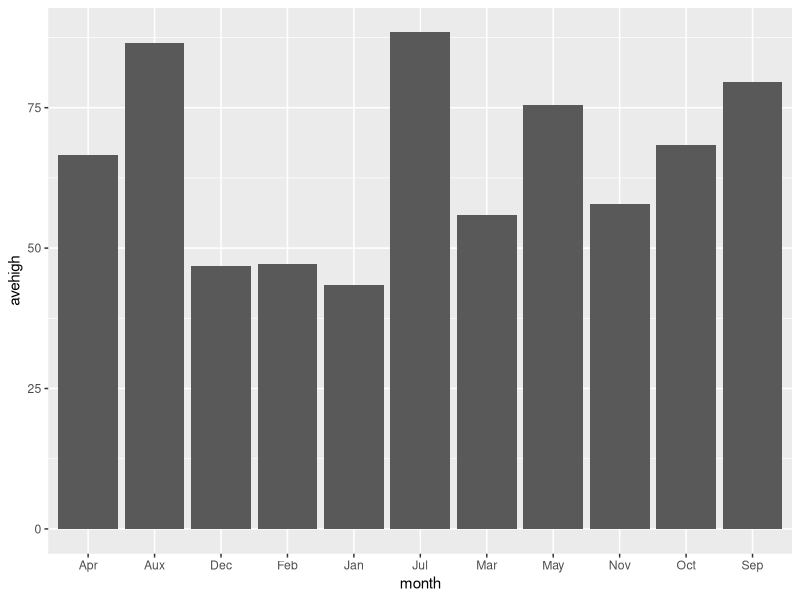
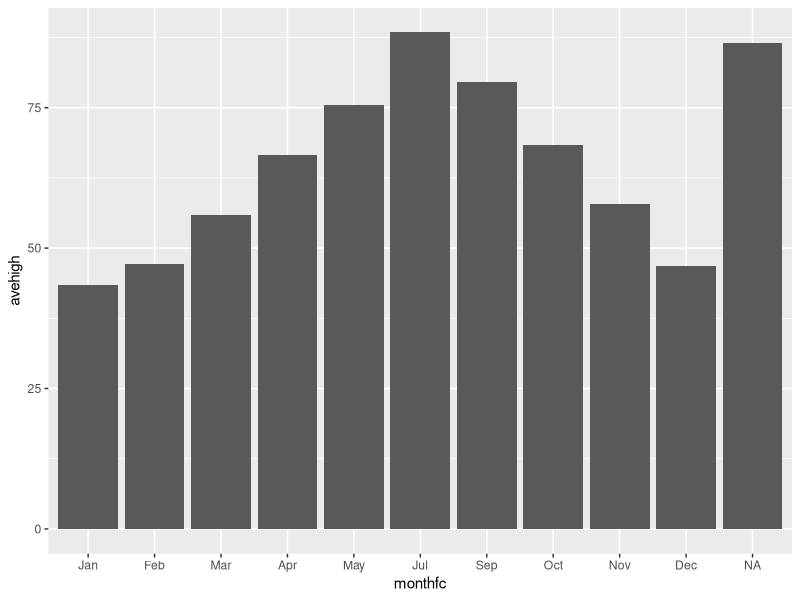
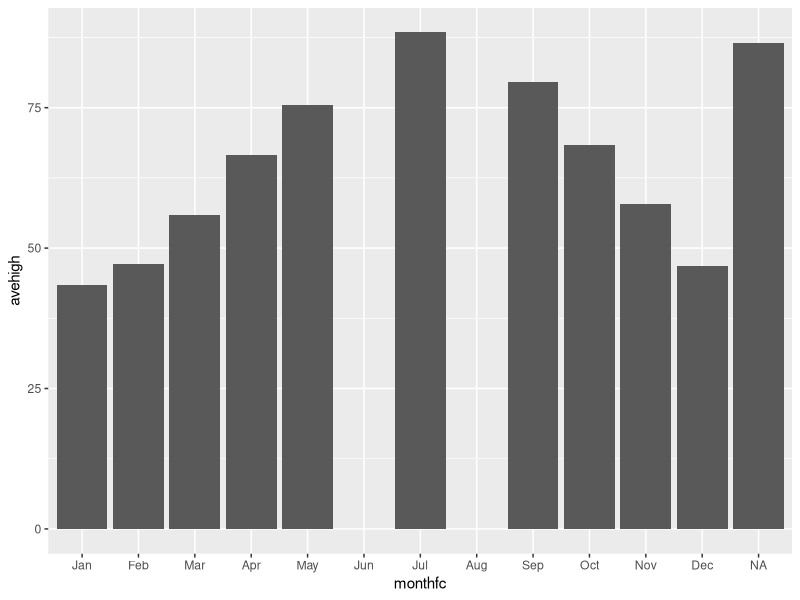
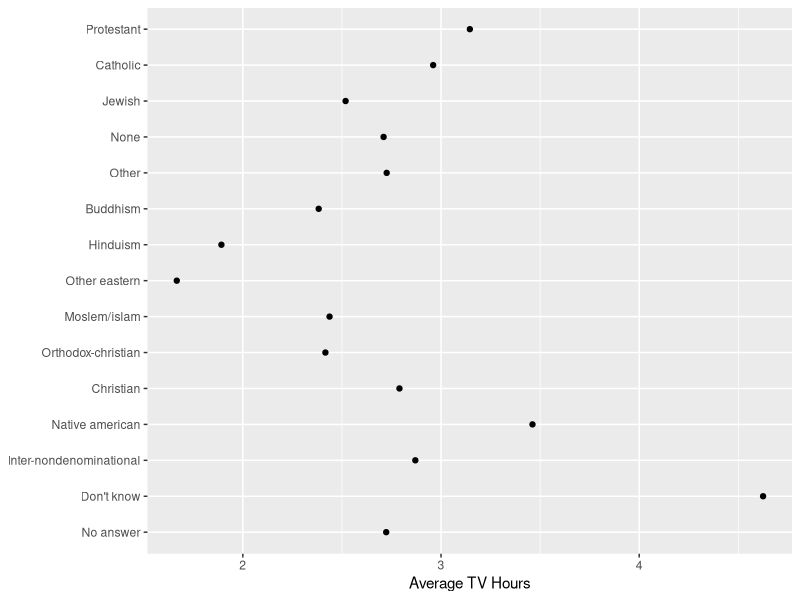
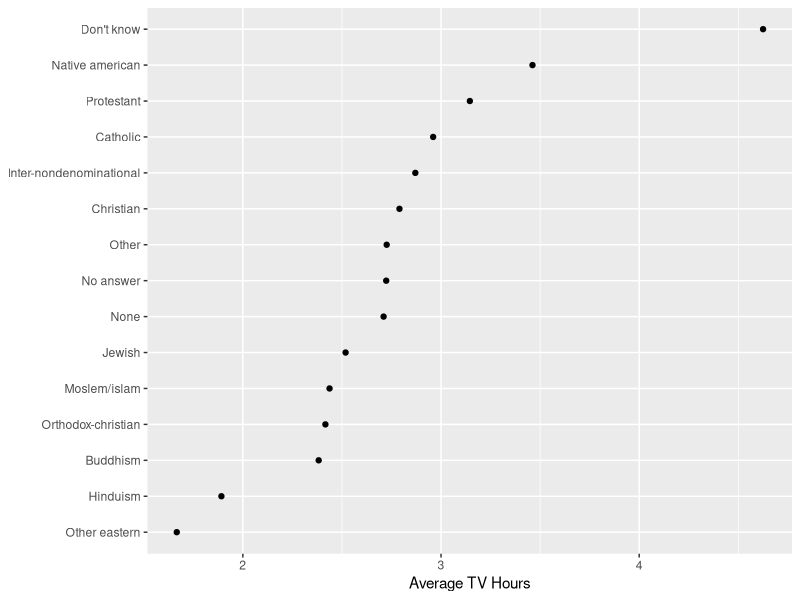
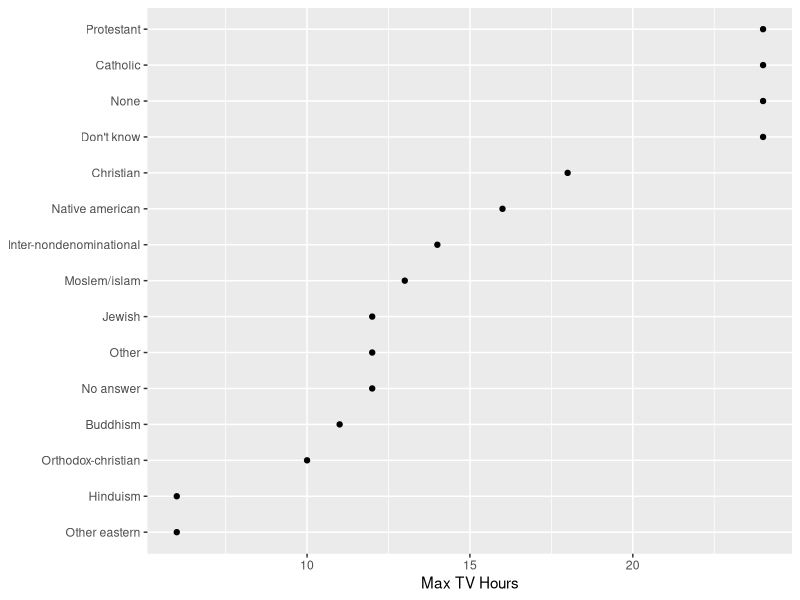
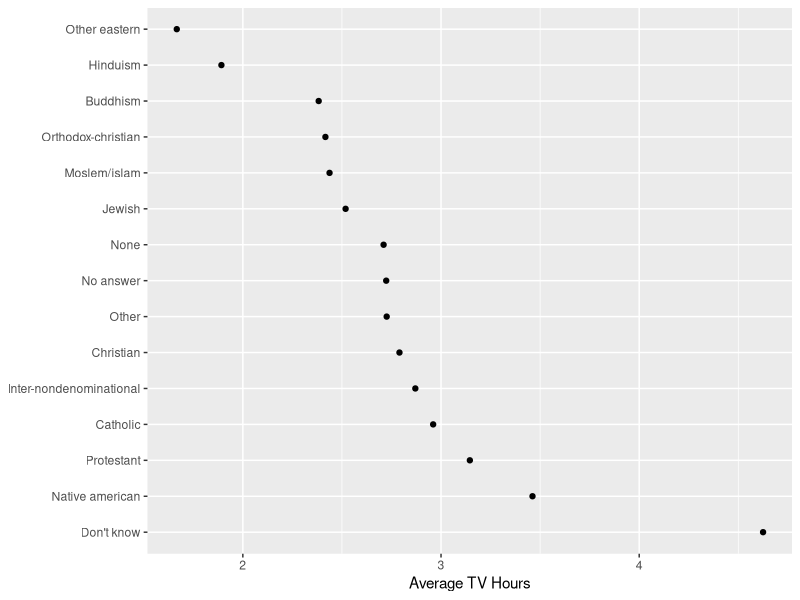

Here is the R script that generated these plots, in order:
## ---- chunk 1
knitr::opts_chunk$set(eval = TRUE,
                      echo = TRUE,
                      message = FALSE, 
                      warning = FALSE)
## ---- chunk 2
    library(tidyverse)
    dcclimate <- tribble(~month, ~avehigh,
                         ##----/---------
                         "Jan",  43.4,
                         "Feb",  47.1,
                         "Mar",  55.9,
                         "Apr",  66.6,
                         "May",  75.4,
                         "Jul",  88.4,
                         "Aux",  86.5,
                         "Sep",  79.5,
                         "Oct",  68.4,
                         "Nov",  57.9,
                         "Dec",  46.8)
    head(dcclimate)
## ---- chunk 3
    ggplot(dcclimate, aes(x = month, y = avehigh)) +
      geom_col()
## ---- chunk 4
    x  <- c("51", "32", "15", "2", "32")
    xf <- parse_factor(x)
    x
    class(x)
    as.numeric(x)
    
    xf
    class(xf)
    typeof(xf)
    levels(xf)
    as.numeric(xf)
## ---- chunk 5
    as.numeric(c("Hello", "Goodbye", "Hello"))
    as.numeric(factor(c("Hello", "Goodbye", "Hello")))
    as.numeric(parse_factor(c("Hello", "Goodbye", "Hello")))
## ---- chunk 6
    fac1 <- factor(c("x1", "x2", "x3", "X5"))
    fac2 <- factor(c("y1", "y2", "y3"))
    c(levels(fac1),levels(fac2)) # just the character representation of the levels
    str(c(levels(fac1),levels(fac2)))
    c(fac1, fac2)
    str(c(fac1, fac2))
    str(c(as.numeric(fac1),as.numeric(fac2)))
    str(c(as.integer(fac1),as.integer(fac2)))
## ---- chunk 7
    xf
    levels(xf)
    parse_number(levels(xf)) 
## ---- chunk 8
    xf             # five observations of four levels
    as.numeric(xf) # see the integer representation: 1,2,3,4,2
    xf[xf]         # [xf] extracts the values using the integer representation
    levels(xf)     # get the levels
    levels(xf)[xf] # use recycling to extract the levels based on the vector's values 
    class(levels(xf)[xf]) # this is now a character vector
## ---- chunk 9
    parse_number(levels(xf)[xf])
    # to confirm
    class(parse_number(levels(xf)[xf]))
## ---- chunk 10
    monthvec <- c("Jan", "Feb", "Mar", "Apr", "May", "Jun", 
                  "Jul", "Aug", "Sep", "Oct", "Nov", "Dec")
    
    # or consider using month.abb to eliminate typos...
    #  a built in constant for the month abbreviations
    month.abb
    monthvec <- month.abb 
   
    dcclimate %>%
      mutate(monthfc = factor(month, levels = monthvec)) ->
      dcclimate
    
    dcclimate %>%
      mutate(monthfc2 = parse_factor(month, levels = monthvec)) ->
      dcclimate
    
    dcclimate$monthfc
    as.integer(dcclimate$monthfc)
    dcclimate$monthfc2
    as.integer(dcclimate$monthfc2)
## ---- chunk 11
    x <- c("A", "string", "vector", "is", "a", "string", "vector")
    factor(x)
    sort(unique(x))
    parse_factor(x)
## ---- chunk 12
    levels(dcclimate$monthfc)
## ---- chunk 13
    fct_unique(dcclimate$monthfc)
    fct_count(dcclimate$monthfc)
## ---- chunk 14
    nlevels(dcclimate$monthfc)
## ---- chunk 15
    ggplot(dcclimate, aes(x = monthfc, y = avehigh)) +
      geom_col()
## ---- chunk 16
    ggplot(dcclimate, aes(x = monthfc, y = avehigh)) +
      geom_col() +
      scale_x_discrete(drop = FALSE)
## ---- chunk 17
    data(gss_cat)
    head(gss_cat)
    glimpse(gss_cat)
## ---- chunk 18
    levels(gss_cat$relig)
    gss_cat %>%
      group_by(relig) %>%
      summarize(tvhours_mean = mean(tvhours, na.rm = TRUE)) ->
      tvdat
    
    ggplot(tvdat, aes(x = tvhours_mean, y = relig)) +
      geom_point() +
      xlab("Average TV Hours") +
      ylab(NULL)
## ---- chunk 19
    levels(tvdat$relig)
    tvdat %>%
      mutate(relig = fct_reorder(relig, tvhours_mean)) ->
      tvdat
    levels(tvdat$relig)
## ---- chunk 20
    ggplot(tvdat, aes(x = tvhours_mean, y = relig)) +
      geom_point() +
      xlab("Average TV Hours") +
      ylab(NULL)
    # Note, there is no data for "Not Applicable"
## ---- chunk 21
    gss_cat %>% 
      group_by(relig) %>% 
      summarize(max_tv = max(tvhours, na.rm = TRUE)) %>% 
    ggplot(aes(x = max_tv, y = fct_reorder(relig, max_tv))) +
      geom_point() +
      xlab("Max TV Hours") +
      ylab(NULL)
## ---- chunk 22
    tvdat %>%
      mutate(relig = fct_rev(relig)) %>%
      ggplot(aes(x = tvhours_mean, y = relig)) +
        geom_point() +
        xlab("Average TV Hours") +
        ylab(NULL)
## ---- chunk 23
    levels(tvdat$relig)
## ---- chunk 24
    fct_relevel(tvdat$relig, "None") %>%
      levels()
## ---- chunk 25
    fct_relevel(tvdat$relig, "None", after = 2) %>%
      levels()
## ---- chunk 26
    fct_relevel(tvdat$relig, "None", after = nlevels(tvdat$relig)) %>%
      levels()
## ---- chunk 27
    fct_relevel(tvdat$relig, "Cthulhuism")
## ---- chunk 28
    fct_relevel(tvdat$relig, c("Catholic", "None", "Protestant"), after = 3L) %>% 
      levels()
## ---- chunk 29
    gss_cat %>%
      mutate(partyid = fct_relevel(partyid, 
                                   sort(levels(partyid), decreasing = TRUE))) %>%
      count(partyid)
## ---- chunk 30
    gss_cat %>%
      mutate(rincome = fct_relevel(rincome, "Not applicable", after = length(levels(gss_cat$rincome))-2)) %>%
      count(rincome) %>% tail()
## ---- chunk 31
    levels(gss_cat$partyid)
## ---- chunk 32
    gss_cat %>%
      mutate(partyid = fct_recode(partyid,
                                  "Republican, strong"    = "Strong republican",
                                  "Republican, weak"      = "Not str republican",
                                  "Independent, near rep" = "Ind,near rep",
                                  "Independent, near dem" = "Ind,near dem",
                                  "Democrat, weak"        = "Not str democrat",
                                  "Democrat, strong"      = "Strong democrat"
                                  )) ->
      gss_cat
    levels(gss_cat$partyid)
## ---- chunk 33
    fct_recode(gss_cat$marital,
               "NA" = "No answer",
               "NM" = "Never married",
               "S"  = "Separated",
               "D"  = "Divorced",
               "W"  = "Widowed",
               "M"  = "Married") %>% 
      levels()
## ---- chunk 34
    fc1 <- parse_factor(c("A", "B"))
    fc1
    fc2 <- parse_factor(c("C", "D"))
    fc2
    fct_c(fc1, fc2)
    # Not the same as
    c(fc1, fc2)
## ---- chunk 35
    fc <- parse_factor(c("A", "B", "C", "A", "B", "C"))
    fc
    fct_collapse(fc, "AB" = c("A", "B"))
## ---- chunk 36
    fc <- parse_factor(c("A", "B"), levels = c("A", "B", "C"))
    fc
    fct_drop(fc)
## ---- chunk 37
    fc <- parse_factor(c("A", "B"))
    fc
    fct_expand(fc, "C", "Z")
## ---- chunk 38
    fc <- parse_factor(c("A", "B", "C", "B", "C", "C"))
    fct_count(fc)
    fct_infreq(fc) 
    fct_infreq(fc) %>%
      fct_count()
